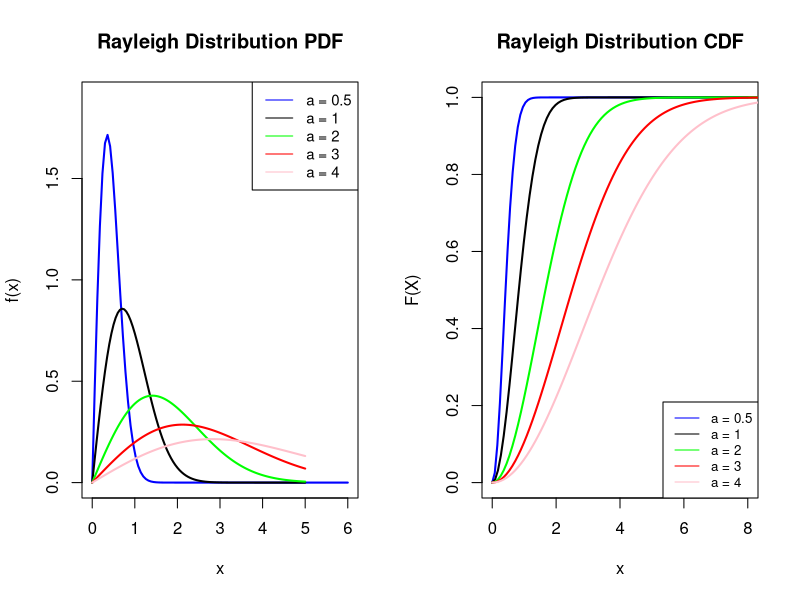

Write R code to recreate this figure.
# Rayleigh Distribution CDF and CDF
# parameter data from https://www.wikipedia.org/

par(mfrow=c(1,2))

##########################################
#### The extreme wind speed Data Set  ####
##########################################



x= c( 24.52, 69.15, 33.21, 30.79, 18.12, 94.34, 55.40, 28.28,
      49.73, 15.92, 21.81, 21.80, 30.56, 18.56, 87.63, 40.53,
      43.31, 20.10, 27.56, 90.16, 57.14, 28.98, 43.03, 49.13,
      50.47, 31.09, 27.17, 20.59, 65.99, 18.05, 19.44, 54.70,
      31.34, 48.32, 30.11, 46.22, 40.60, 24.76, 46.64, 75.50,
      45.78, 26.14, 23.06, 33.01, 51.56, 55.22, 67.04, 34.59,
      24.32, 55.88, 31.74, 76.17)

# Rayleingh Distribution PDF

PdfRaydist=function(x,a){
  fx=(2*x/a^2)*exp(-(x^2/a^2))
  return(fx)
  
}

curve(PdfRaydist(x,0.5),xlim=c(0,6),ylim=c(0,1.9),col="blue",ylab="f(x)",main="Rayleigh Distribution PDF",lwd=2)
curve(PdfRaydist(x,1),from=0,to=5,col="black",lwd=2,add=T)
curve(PdfRaydist(x,2),from=0,to=5,col="green",lwd=2,add=T)
curve(PdfRaydist(x,3),from=0,to=5,col="red",lwd=2,add=T)
curve(PdfRaydist(x,4),from=0,to=5,col="pink",lwd=2,add=T)

legend(x="topright",legend=c("a = 0.5","a = 1","a = 2","a = 3","a = 4"),
       col=c("blue","black","green","red","pink"), lty=1,cex=0.9)



# Rayleingh Distribution CDF

CdfRaydist=function(x,a){
  Fx=(1-exp(-x^2/a^2))
  return(Fx)
  
}
curve(CdfRaydist(x,0.5),xlim=c(0,8),col="blue",ylab="F(X)",
      main="Rayleigh Distribution CDF",lwd=2)

curve(CdfRaydist(x,1),from=0,to=9,col="black",lwd=2,add=T)
curve(CdfRaydist(x,2),from=0,to=9,col="green",lwd=2,add=T)
curve(CdfRaydist(x,3),from=0,to=9,col="red",lwd=2,add=T)
curve(CdfRaydist(x,4),from=0,to=9,col="pink",lwd=2,add=T)

legend(x="bottomright",legend=c("a = 0.5","a = 1","a = 2","a = 3","a = 4"),
      col=c("blue","black","green","red","pink"), lty=1,cex=0.8)
